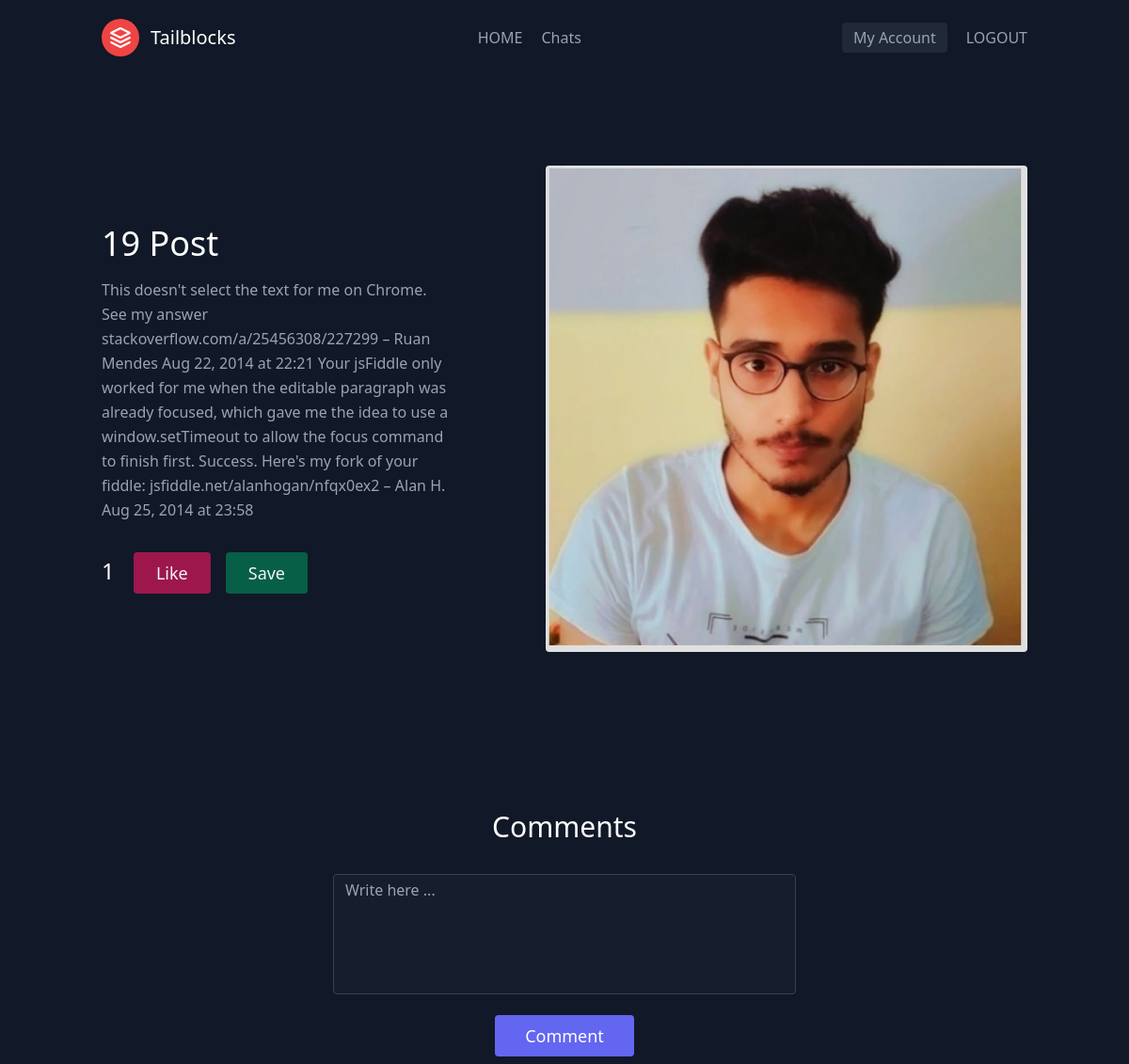
/individual-post/19/ (signed in), run on the app's committed database.
### src_code/models.py (models this page shows, shortened)
class Post(models.Model):
    user = models.ForeignKey(User, on_delete=models.CASCADE)
    image = models.ImageField(default='default.jpg', upload_to ='media/% Y/% m/% d/',null=True, blank=True)
    post = models.TextField(null=True, blank=False)
    likes = models.ManyToManyField(User, related_name='likes', blank=True)
    tag = models.ManyToManyField(User, related_name='tags', blank=True)
    saved = models.ManyToManyField(User, related_name='saved', blank=True)
    def __str__(self):
        return str(self.pk) + " Post"

### src_code/views.py (the view)
# urls.py: path('individual-post/<int:post_id>/', views.individualPost, name='individual-post-page'),
def individualPost(request, post_id):
    post = Post.objects.get(pk=post_id)
    comments = Comments.objects.filter(post_id=post.id)
    user = Detail.objects.get(user=request.user)
    context = {
        'post':post,
        'comments':comments,
        'user':user,
    }
    return render(request, 'src_code/individual_post.html', context)

### src_code/templates/src_code/individual_post.html (shortened to what this page needs)
{% extends 'src_code/basics/base.html' %}
{% block content %}
<section class="text-gray-400 bg-gray-900 body-font">
    <div class="container mx-auto flex px-5 py-24 md:flex-row flex-col items-center">
      <div class="lg:flex-grow md:w-1/2 lg:pr-24 md:pr-16 flex flex-col md:items-start md:text-left mb-16 md:mb-0 items-center text-center">
        <h1 class="title-font sm:text-4xl text-3xl mb-4 font-medium text-white">{{post}}
        </h1>
        <p class="mb-8 leading-relaxed">{{post.post}}</p>
        <div class="flex justify-center">
          <form action="{% url 'likes-count' %}" class='like-form' id='{{post.id}}'>
            <div class="">
                <span class="title-font font-medium text-2xl text-white like-count{{post.id}}">{{post.likes.count}}</span>
                <button type="submit"
                    class="ml-4 inline-flex text-gray-100 bg-pink-800 border-0 py-2 px-6 focus:outline-none hover:bg-pink-700 hover:text-white rounded text-lg ui button like-btn{{post.id}}">
                    {% if request.user not in post.likes.all %}
                    Like
                    {% else %}
                    Unlike
                    {% endif %}
                </button>
             </div>
        </form>
<form action="{% url 'saved-post-page' %}" class='saved-form' id='{{post.id}}'>
      <button type="submit" class="ml-4 inline-flex text-gray-100 bg-green-800 border-0 py-2 px-6 focus:outline-none hover:bg-green-700 hover:text-white rounded text-lg ui button save-btn{{post.id}}">
          {% if request.user not in post.saved.all %}
                  Save
              {% else %}
                  Unsave
              {% endif %}
      </button>
</form>
        </div>
      </div>
      <div class="lg:max-w-lg lg:w-full md:w-1/2 w-5/6">
        <img class="object-cover object-center rounded" width="100%" height="30%" alt="hero" src="{{post.image.url}}">
      </div>
    </div>
  </section>
{% include 'src_code/comment.html' %}
{% endblock content %}

### data on the page
Post: id "19 Post", post "This doesn't select the text for me on Chrome. See my answer stackoverflow.com/a/25456308/227299 – Ruan Mendes Aug 22, 2014 at 22:21 Your jsFiddle only worked for me when the editable paragraph was already focused, which gave me the idea to use a window.setTimeout to allow the focus command to finish first. Success. Here's my fork of your fiddle: jsfiddle.net/alanhogan/nfqx0ex2 – Alan H. Aug 25, 2014 at 23:58", likes.count "1", image (picture)
